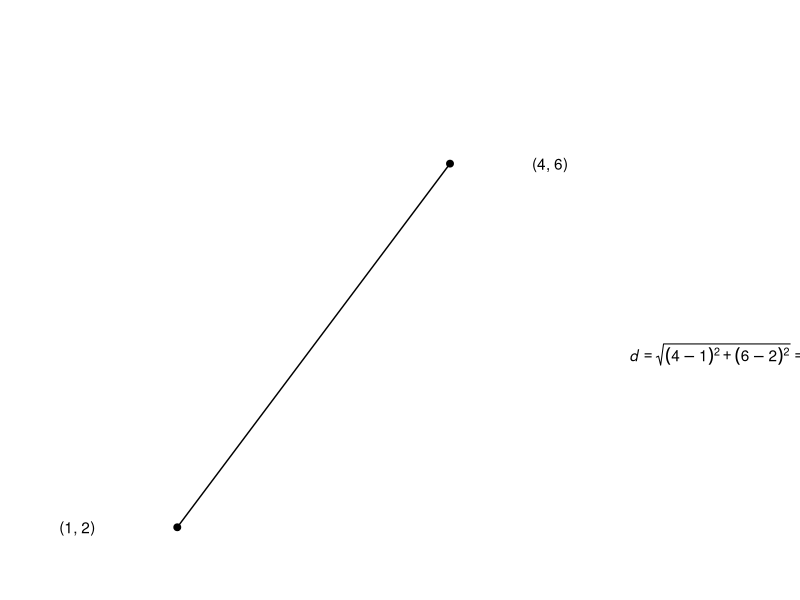
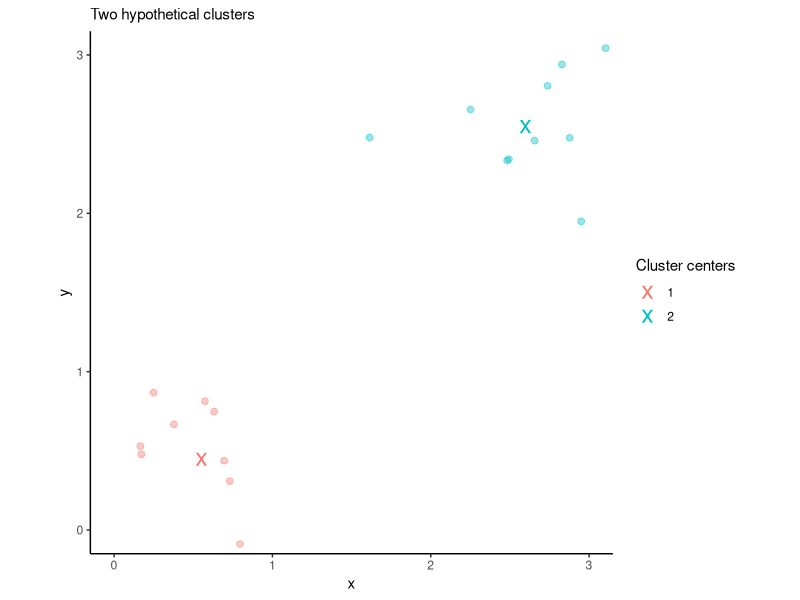

Write the R code that produced these figures, in order. (Note: this script raises an error after producing the figures.)
## ---- chunk 1
knitr::opts_chunk$set(echo = FALSE, message = FALSE, warning = FALSE, fig.align = 'center', fig.height=4, fig.width=7)
## ---- chunk 2
library(tidyverse)
tibble(x = c(1,4),
       y = c(2,6)) %>% 
  ggplot(aes(x, y)) +
  geom_point(size = 2) +
  geom_line() +
  coord_equal(ratio = 1, clip = "off", ylim = c(1.5, 7.5)) +
  annotate(geom = "text", x = -0.1, y = 2, label = "(1, 2)") +
  annotate(geom = "text", x = 5.1, y = 6, label = "(4, 6)") +
  annotate(geom = "text", x = 7, y = 3.9, label = expression(paste(italic(d) == sqrt((4-1)^2 + (6-2)^2)) == 5)) +
  theme_void()
## ---- chunk 3
set.seed(1)
x <- tibble(x = c(rnorm(n = 10, mean = 0.5, sd = 0.4), rnorm(n = 10, mean = 2.5, sd = 0.4)),
       y = c(rnorm(n = 10, mean = 0.5, sd = 0.4), rnorm(n = 10, mean = 2.5, sd = 0.4)),
       cluster = rep(1:2, each = 10))
x_fit <- kmeans(x, centers = 2)
x_centers <- as_tibble(x_fit$centers) %>% mutate(cluster = 1:2)
x %>% 
  ggplot(aes(x, y, colour = as.factor(cluster))) +
  geom_point(size = 2, alpha = 0.4, show.legend = FALSE) +
  geom_point(size = 6, shape = "x", data = x_centers, mapping = aes(colour = as.factor(cluster))) +
  coord_equal(xlim = c(0, 3), ylim = c(0, 3)) +
  labs(subtitle = "Two hypothetical clusters",
       colour = "Cluster centers") +
  theme_classic()
## ---- chunk 4
# Attach packages.
library(tidyverse)
# Import phone data.
phones_df <- read_delim(file = "iphone_dataset.csv", delim = ";", skip = 2)
## ---- chunk 5
# Print phone data.
phones_df %>% 
  knitr::kable(col.names = c("Brand", "Model", "Price (EUR)", "Weight (g)"), format = "html") %>% 
  kableExtra::kable_styling(full_width = FALSE, bootstrap_options = c("condensed"))
## ---- chunk 6
phones_df %>% 
  ggplot(aes(x = weight_g, y = price_eur)) + 
  geom_point(size = 4) +
  geom_text(aes(label = model), size = 3.5, vjust = "top", nudge_y = -40) +
  scale_x_continuous(expand = expand_scale(mult = 0.3)) +
  scale_y_continuous(expand = expand_scale(mult = 0.3)) +
  labs(title = "How would you assign these four iPhones models into two clusters?",
       x = "weight (g)", 
       y = "price (EUR)") +
  coord_equal(ratio = 1/20) +
  theme_classic()
## ---- chunk 7
# Data for clustering.
phones_cl <- phones_df[c("price_eur", "weight_g")]
# Reproducibility.
set.seed(4)
# K-means with original variables.
kmeans_orig <- kmeans(phones_cl, centers = 2)
## ---- chunk 8
# Cluster centers.
centers_orig_df <- as_tibble(kmeans_orig$centers) %>%
  mutate(cluster = 1:2)

# K-means with original variables, unequal axes.
p <- phones_df %>% 
  mutate(cluster = kmeans_orig$cluster) %>% 
  ggplot(aes(x = weight_g, y = price_eur, color = as.factor(cluster))) + 
  geom_point(size = 3, show.legend = FALSE) +
  geom_point(data = centers_orig_df, size = 6, shape = "x") +
  scale_x_continuous(expand = expand_scale(mult = 0.3)) +
  scale_y_continuous(expand = expand_scale(mult = 0.3)) +
  labs(title = "Did you expect to see iPhone 8 Plus alone in cluster 1?",
       subtitle = "k-means clustering with original variables",
       x = "weight (g)", 
       y = "price (EUR)", 
       color = "Cluster centers") +
  coord_equal(ratio = 1/20) +
  theme_classic() +
  theme(legend.position = "top")

p +
  geom_text(aes(label = model), size = 3.5, hjust = "left", nudge_x = 2, show.legend = FALSE)
## ---- chunk 9
# distances <- as.matrix(dist(phones_cl))
# round(distances["iPhone 6s Plus", "iPhone 6"], 1)
# round(distances["iPhone 6s Plus", "iPhone 8 Plus"], 1)     

p +
  geom_text(aes(label = model), size = 3.5, hjust = "left", nudge_x = 3, nudge_y = -40, show.legend = FALSE) +
  labs(title = "Pay attention to the scales of axes") +
  # Add two ditances for annotation.
  # To the left.
  annotate(geom = "segment", x = 192, y = 470, xend = 129, yend = 360, 
           arrow = arrow(length = unit(x = 0.3, units = "cm"), ends = "last")) +
  annotate(geom = "text", x = 160.5, y = 415+65, label = expression(italic(d) == 126.8)) +
  # To the top.
  annotate(geom = "segment", x = 192, y = 470, xend = 202, yend = 770, 
           arrow = arrow(length = unit(x = 0.3, units = "cm"), ends = "last")) +
  annotate(geom = "text", x = 197-10, y = 620, label = expression(italic(d) == 300.2))


#                       price_eur  weight_g
# Apple	iPhone 6s Plus	470	              192	
# Apple	iPhone 6	      360	              129	
# Apple	iPhone 8 Plus	  770	              202	
## ---- chunk 10
# Add rownames to see phone models in a distance matrix.
phones_cl <- as.data.frame(phones_cl)
rownames(phones_cl) <- phones_df$model
# Euclidean distances.
round(dist(phones_cl), 1)
## ---- chunk 11
# Adjust axes to the same scale.
p +
  geom_text(aes(label = model), size = 3.5, hjust = "left", nudge_x = 60, show.legend = FALSE) +
  labs(title = "No longer a surprise after equally scaling axes") +
  coord_equal(xlim = c(0, 800), ylim = c(0, 800), expand = FALSE)
## ---- chunk 12
standardize_range <- function(x) {(x - min(x)) / (max(x) - min(x))}
## ---- chunk 13
phones_cl_scaled <- apply(phones_cl, MARGIN = 2, FUN = standardize_range)
phones_cl_scaled
## ---- chunk 14
set.seed(1)
kmeans_scaled <- kmeans(phones_cl_scaled, centers = 2)
## ---- chunk 15
var_min_vec <- apply(phones_cl, MARGIN = 2, FUN = min)
var_range_vec <- apply(phones_cl, MARGIN = 2, FUN = function(x) diff(range(x)))

centers_scaled_df <- tibble(price_eur_scaled = kmeans_scaled$centers[, 1],
       weight_g_scaled = kmeans_scaled$centers[, 2]) %>%
  bind_cols(as_tibble(t(apply(X = kmeans_scaled$centers, MARGIN = 1, FUN = function(x) x * var_range_vec + var_min_vec)))) %>%
  mutate(cluster = 1:2)

phones_df %>%
  mutate(price_eur_scaled = standardize_range(price_eur),
         weight_g_scaled         = standardize_range(weight_g),
         cluster = kmeans_scaled$cluster) %>%
  ggplot(aes(x = weight_g_scaled, y = price_eur_scaled, color = as.factor(cluster))) +
  geom_point(size = 3, show.legend = FALSE) +
  geom_point(data = centers_scaled_df, aes(x = weight_g_scaled, y = price_eur_scaled), size = 6, shape = "x") +
  labs(title = "Same scale axes, standardized units",
       subtitle = "k-means clustering with scaled variables",
       x = "standardized weight",
       y = "standardized price", color = "Cluster centers") +
  theme_classic() +
  theme(legend.position = "top") +
  coord_equal(xlim = c(0, 1), ylim = c(0, 1), clip = "off") +
  geom_text(aes(label = model), size = 3.5, hjust = "left", nudge_x = 0.07, show.legend = FALSE)
## ---- chunk 16
centers_combined <- bind_rows(
  centers_orig_df %>% mutate(facet = "Original variables"),
  centers_scaled_df %>% select(-contains("scaled")) %>% mutate(facet = "Standardized variables")
)

bind_rows(
  phones_df %>% 
    mutate(cluster = kmeans_orig$cluster,
           facet = "Original variables"),
  phones_df %>% 
    mutate(cluster = kmeans_scaled$cluster,
           facet = "Standardized variables")
) %>%

  ggplot(aes(x = weight_g, y = price_eur, color = as.factor(cluster))) +
  facet_grid(~facet) +
  coord_equal(xlim = c(0, 800), ylim = c(0, 800)) +
  geom_point(size = 3, show.legend = FALSE) +
  geom_text(aes(label = model), size = 3.5, hjust = "left", nudge_x = 60, show.legend = FALSE) +
  geom_point(data = centers_combined, aes(x = weight_g, y = price_eur), size = 6, shape = "x") +
  labs(title = "Effect of (not) standardizing variables in k-means clustering",
       x = "weight (g)",
       y = "price (EUR)",
       color = "Cluster centers") +
  theme_classic() +
  theme(legend.position = "top", 
        strip.background = element_rect(colour = "white"), 
        strip.text = element_text(face = "bold", size = 11), legend.title = element_text(size = 10), 
        panel.spacing = unit(1.5, units = "cm"), plot.title = element_text(hjust = 0.5))
